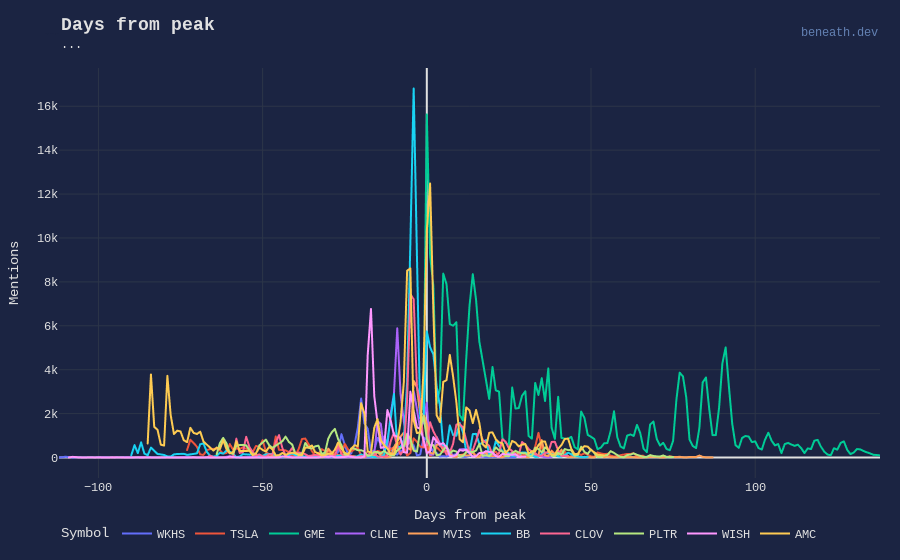

Here is the notebook cell this chart was saved with:
### Code cell
fig = px.line(tmp2[tmp2['symbol'].isin(top_symbols_alltime[0:10])].sort_values('day', ascending=False), 
              x="days_from_peak", 
              y="num_mentions_stock",
              line_group="symbol",
              color="symbol",
              labels={'days_from_peak': 'Days from peak', 'num_mentions_stock': 'Mentions', 'symbol': 'Symbol'},
             )
fig.update_layout(
    make_layout(
        title="Days from peak",
        subtitle="...",
        source_hidden=False,
        legend=True,
        override={},
    )
)
fig.show()

### Figure 1 — Plotly figure (JSON) as saved in the notebook; plotly's stock layout.template omitted (floating-point values rounded to 4 significant figures; data arrays with more than 128 entries replaced by an {"elided": "..."} marker saying what was removed)
{"data": [{"hovertemplate": "Symbol=WKHS<br>Days from peak=%{x}<br>Mentions=%{y}<extra></extra>", "legendgroup": "WKHS", "line": {"color": "#636efa", "dash": "solid"}, "mode": "lines", "name": "WKHS", "showlegend": true, "type": "scattergl", "x": {"elided": "132 int values"}, "xaxis": "x", "y": {"elided": "132 int values"}, "yaxis": "y"}, {"hovertemplate": "Symbol=TSLA<br>Days from peak=%{x}<br>Mentions=%{y}<extra></extra>", "legendgroup": "TSLA", "line": {"color": "#EF553B", "dash": "solid"}, "mode": "lines", "name": "TSLA", "showlegend": true, "type": "scattergl", "x": {"elided": "138 int values"}, "xaxis": "x", "y": {"elided": "138 int values"}, "yaxis": "y"}, {"hovertemplate": "Symbol=GME<br>Days from peak=%{x}<br>Mentions=%{y}<extra></extra>", "legendgroup": "GME", "line": {"color": "#00cc96", "dash": "solid"}, "mode": "lines", "name": "GME", "showlegend": true, "type": "scattergl", "x": {"elided": "138 int values"}, "xaxis": "x", "y": {"elided": "138 int values"}, "yaxis": "y"}, {"hovertemplate": "Symbol=CLNE<br>Days from peak=%{x}<br>Mentions=%{y}<extra></extra>", "legendgroup": "CLNE", "line": {"color": "#ab63fa", "dash": "solid"}, "mode": "lines", "name": "CLNE", "showlegend": true, "type": "scattergl", "x": {"elided": "132 int values"}, "xaxis": "x", "y": {"elided": "132 int values"}, "yaxis": "y"}, {"hovertemplate": "Symbol=MVIS<br>Days from peak=%{x}<br>Mentions=%{y}<extra></extra>", "legendgroup": "MVIS", "line": {"color": "#FFA15A", "dash": "solid"}, "mode": "lines", "name": "MVIS", "showlegend": true, "type": "scattergl", "x": {"elided": "138 int values"}, "xaxis": "x", "y": {"elided": "138 int values"}, "yaxis": "y"}, {"hovertemplate": "Symbol=BB<br>Days from peak=%{x}<br>Mentions=%{y}<extra></extra>", "legendgroup": "BB", "line": {"color": "#19d3f3", "dash": "solid"}, "mode": "lines", "name": "BB", "showlegend": true, "type": "scattergl", "x": {"elided": "138 int values"}, "xaxis": "x", "y": {"elided": "138 int values"}, "yaxis": "y"}, {"hovertemplate": "Symbol=CLOV<br>Days from peak=%{x}<br>Mentions=%{y}<extra></extra>", "legendgroup": "CLOV", "line": {"color": "#FF6692", "dash": "solid"}, "mode": "lines", "name": "CLOV", "showlegend": true, "type": "scattergl", "x": {"elided": "134 int values"}, "xaxis": "x", "y": {"elided": "134 int values"}, "yaxis": "y"}, {"hovertemplate": "Symbol=PLTR<br>Days from peak=%{x}<br>Mentions=%{y}<extra></extra>", "legendgroup": "PLTR", "line": {"color": "#B6E880", "dash": "solid"}, "mode": "lines", "name": "PLTR", "showlegend": true, "type": "scattergl", "x": {"elided": "138 int values"}, "xaxis": "x", "y": {"elided": "138 int values"}, "yaxis": "y"}, {"hovertemplate": "Symbol=WISH<br>Days from peak=%{x}<br>Mentions=%{y}<extra></extra>", "legendgroup": "WISH", "line": {"color": "#FF97FF", "dash": "solid"}, "mode": "lines", "name": "WISH", "showlegend": true, "type": "scattergl", "x": {"elided": "134 int values"}, "xaxis": "x", "y": {"elided": "134 int values"}, "yaxis": "y"}, {"hovertemplate": "Symbol=AMC<br>Days from peak=%{x}<br>Mentions=%{y}<extra></extra>", "legendgroup": "AMC", "line": {"color": "#FECB52", "dash": "solid"}, "mode": "lines", "name": "AMC", "showlegend": true, "type": "scattergl", "x": {"elided": "138 int values"}, "xaxis": "x", "y": {"elided": "138 int values"}, "yaxis": "y"}], "layout": {"annotations": [{"align": "right", "height": 40, "showarrow": false, "text": "<a style=\"color: rgb(100, 130, 180);\" href=\"https://beneath.dev/\">beneath.dev</a>", "x": 1, "xanchor": "right", "xref": "paper", "y": 1, "yanchor": "bottom", "yref": "paper", "yshift": 13}, {"align": "left", "font": {"size": 12}, "height": 16, "showarrow": false, "text": "...", "x": 0, "xanchor": "left", "xref": "paper", "y": 1, "yanchor": "bottom", "yref": "paper", "yshift": 13}, {"align": "left", "font": {"size": 18}, "height": 24, "showarrow": false, "text": "<b>Days from peak</b>", "x": 0, "xanchor": "left", "xref": "paper", "y": 1, "yanchor": "bottom", "yref": "paper", "yshift": 29}], "colorway": ["rgb(60, 170, 255)", "rgb(255, 60, 130)", "rgb(100, 200, 100)", "rgb(200, 220, 240)", "rgb(251, 241, 67)", "rgb(203, 60, 255)", "rgb(249, 148, 66)", "rgb(36, 130, 36)", "rgb(238, 255, 234)"], "dragmode": "select", "font": {"color": "#e1e1e1", "family": "SFMono-Regular,Menlo,Monaco,Consolas,Liberation Mono,Courier,monospace"}, "legend": {"orientation": "h", "title": {"text": "Symbol"}, "tracegroupgap": 0, "x": 0, "y": -0.1, "yanchor": "top"}, "margin": {"autoexpand": true, "b": 30, "l": 35, "r": 20, "t": 68}, "paper_bgcolor": "#1b2442", "plot_bgcolor": "#1b2442", "title": {"font": {"color": "#1b2442", "size": 1}, "text": "Days from peak"}, "xaxis": {"anchor": "y", "domain": [0, 1], "gridcolor": "rgb(44, 53, 72)", "title": {"text": "Days from peak"}, "zerolinecolor": "#e1e1e1"}, "yaxis": {"anchor": "x", "domain": [0, 1], "gridcolor": "rgb(44, 53, 72)", "title": {"text": "Mentions"}, "zerolinecolor": "#e1e1e1"}}}
